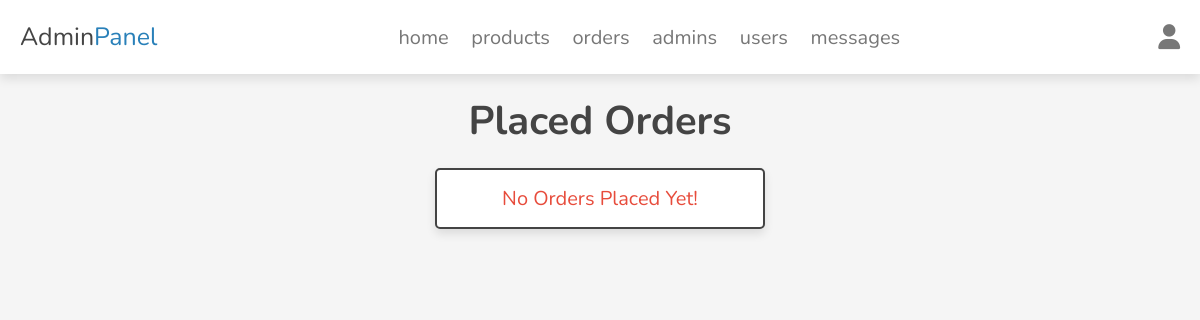
The app's page /assets/admin/placed_orders.php (signed in), older data.
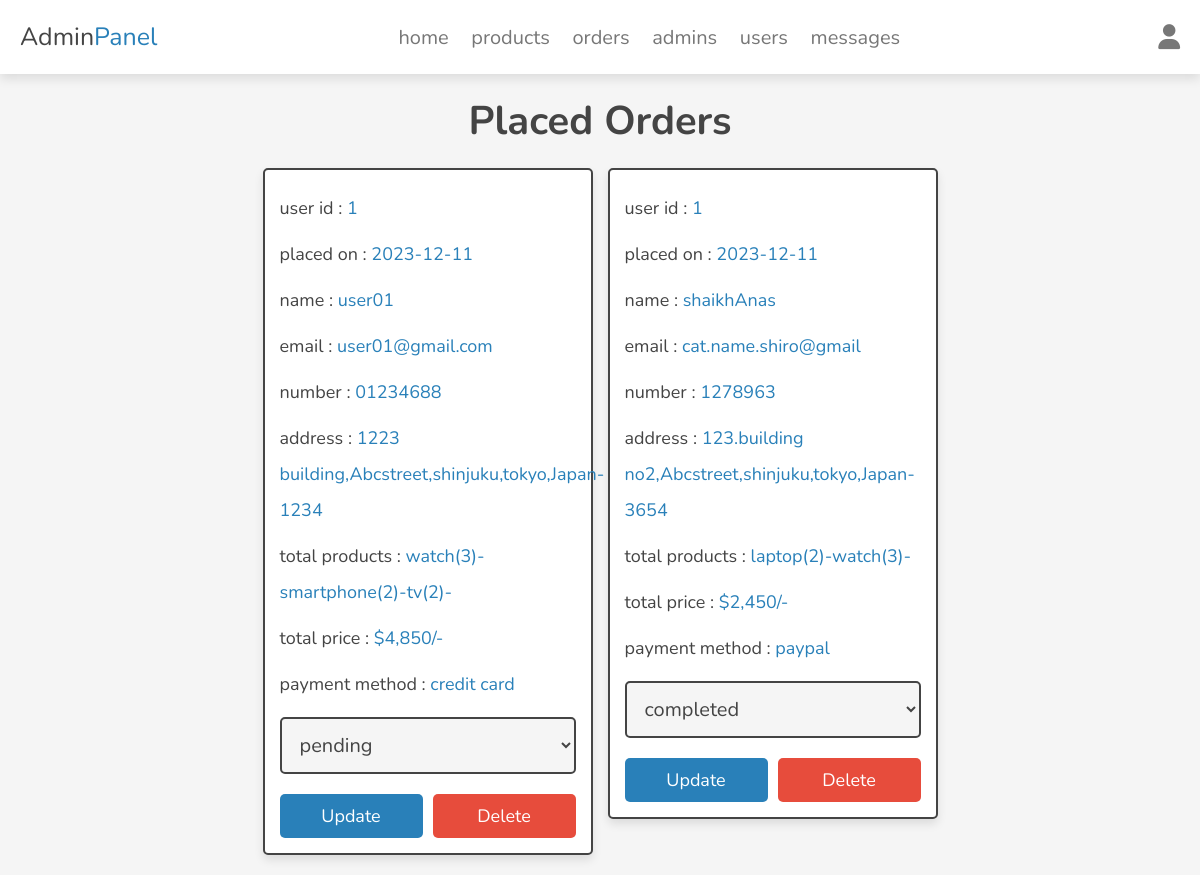
The same page, newer data.
### tables this page shows
CREATE TABLE `orders` (
  `id` int(100) NOT NULL,
  `user_id` int(100) NOT NULL,
  `name` varchar(20) NOT NULL,
  `number` varchar(10) NOT NULL,
  `email` varchar(50) NOT NULL,
  `method` varchar(50) NOT NULL,
  `address` varchar(500) NOT NULL,
  `total_products` varchar(1000) NOT NULL,
  `total_price` int(100) NOT NULL,
  `placed_on` date NOT NULL DEFAULT current_timestamp(),
  `payment_status` varchar(20) NOT NULL DEFAULT 'pending'
);

### assets/admin/placed_orders.php (the view, shortened to what this page needs)
<?php
require('../components/connect.php');
?>
<!DOCTYPE html>
<html lang="en">
<head>
    <link rel="stylesheet" href="https://cdnjs.cloudflare.com/ajax/libs/font-awesome/6.5.0/css/all.min.css">
    <link rel="stylesheet" href="../css/admin_style.css">
</head>
<body>
<?php require('../components/admin_header.php'); ?>
<section class="placed-orders">
    <h1 class="heading">placed orders</h1>
    <div class="box-container">
        <?php
          $select_orders = $conn->prepare("SELECT * FROM `orders`");
          $select_orders->execute();
          if($select_orders->rowCount() > 0){
            while($fetch_orders = $select_orders->fetch(PDO::FETCH_ASSOC)){
        ?>
            <div class="box">
                <p>user id : <span><?= $fetch_orders['user_id']; ?></span></p>
                <p>placed on : <span><?= $fetch_orders['placed_on']; ?></span></p>
                <p>name : <span><?= $fetch_orders['name']; ?></span></p>
                <p>email : <span><?= $fetch_orders['email']; ?></span></p>
                <p>number : <span><?= $fetch_orders['number']; ?></span></p>
                <p>address : <span><?= $fetch_orders['address']; ?></span></p>
                <p>total products : <span><?= $fetch_orders['total_products']; ?></span></p>
                <p>total price : <span>$<?= number_format($fetch_orders['total_price']); ?>/-</span></p>
                <p>payment method : <span><?= $fetch_orders['method']; ?></span></p>
                <form action="" method="post">
                    <select name="payment_status" class="drop-down">
                        <option value="" selected disabled><?= $fetch_orders['payment_status'] ?></option>
                    </select>
                    <div class="flex-btn">
                        <input type="submit" name="update_payment" class="btn" value="update">
                        <a href="./placed_orders.php?delete=<?= $fetch_orders['id']; ?>" class="delete-btn"
                        onclick="return confirm('delete this order?');">delete</a>
                    </div>
                </form>
            </div>
        <?php
        }
        }else{
            echo '<p class="empty">no orders placed yet!</p>';
        }
        ?>
    </div>
</section>
</body>
</html>

Row changes from the older to the newer data that the page shows:
added orders: user "1", placed_on "2023-12-11", name "user01", email "user01@gmail.com", number "01234688", address "1223 building,Abcstreet,shinjuku,tokyo,Japan-1234", total_products "watch(3)-smartphone(2)-tv(2)-", total_price "4,850", method "credit card", payment_status "pending"
added orders: user "1", placed_on "2023-12-11", name "shaikhAnas", email "cat.name.shiro@gmail", number "1278963", address "123.building no2,Abcstreet,shinjuku,tokyo,Japan-3654", total_products "laptop(2)-watch(3)-", total_price "2,450", method "paypal", payment_status "completed"
Text that changed along with them:
text no longer shown: "No Orders Placed Yet!"
